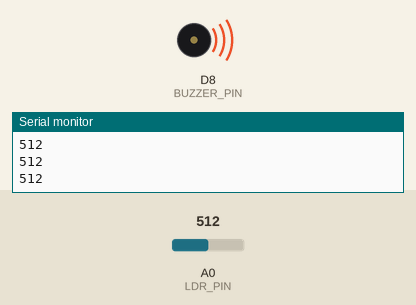
Simulated run of this sketch. Board: ESP8266 (NodeMCU). Shown: buzzer (waves = sounding, pin HIGH), the last lines printed to the serial monitor. Inputs (shaded band) come from the test bench; at power-on: A0 (LDR_PIN) = 512.

Above: at 1.2 s.
1.3 s: A0 (LDR_PIN) set to 638
2.8 s: A0 (LDR_PIN) set to 660
At 3.2 s:
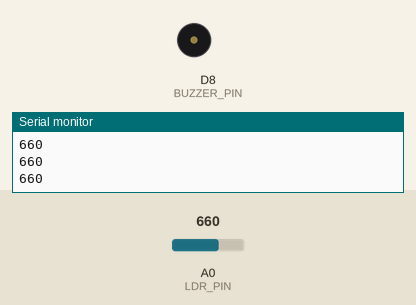
4.3 s: A0 (LDR_PIN) set to 640
At 5.5 s:
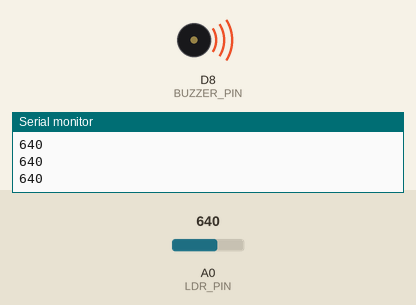
5.8 s: A0 (LDR_PIN) set to 716
At 7.0 s:
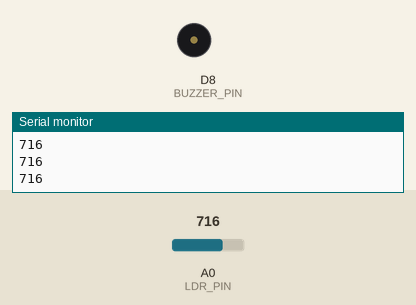
Timing chart, 0 to 8.3 s (numbered marks = the images above; inputs shaded):
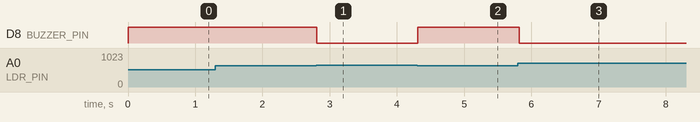

The sketch:

Part_B.ino
```cpp
#define LDR_PIN A0
#define BUZZER_PIN D8

void setup() {
  pinMode(BUZZER_PIN, OUTPUT);
}

void loop(){
  Serial.println(analogRead(LDR_PIN));
  if (analogRead(LDR_PIN) < 650)
    digitalWrite(BUZZER_PIN, HIGH);
  else
    digitalWrite(BUZZER_PIN, LOW);

  delay(100);
}
```

Measured:
- the behaviour switches between 649 and 650 on A0 (LDR_PIN) (found by bisection; images 0 and 1)
- after the input at 2.8 s, D8 (BUZZER_PIN): HIGH → LOW at once
- after the input at 4.3 s, D8 (BUZZER_PIN): LOW → HIGH at once
- after the input at 5.8 s, D8 (BUZZER_PIN): HIGH → LOW at once
